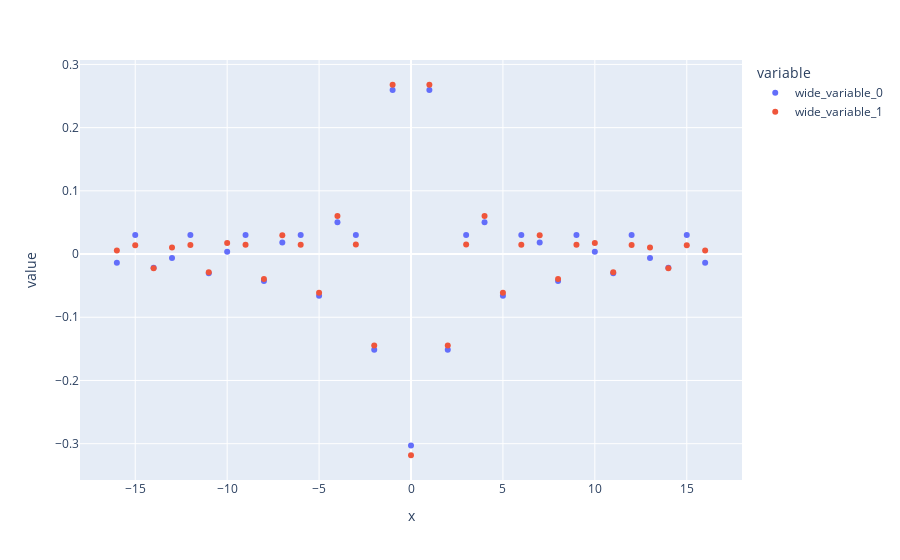

The code cell stored with this chart in its notebook:
### Code cell
px.scatter(x=frequences,y=[np.real(iDFT @ C @ DFT)[0,:],fC[0,:]])

### Figure 1 — Plotly figure (JSON) as saved in the notebook; plotly's stock layout.template omitted (floating-point values rounded to 4 significant figures)
{"data": [{"hovertemplate": "variable=wide_variable_0<br>x=%{x}<br>value=%{y}<extra></extra>", "legendgroup": "wide_variable_0", "marker": {"color": "#636efa", "symbol": "circle"}, "mode": "markers", "name": "wide_variable_0", "orientation": "v", "showlegend": true, "type": "scatter", "x": [0, 1, 2, 3, 4, 5, 6, 7.0, 8, 9, 10, 11, 12, 13.0, 14.0, 15, 16, -16, -15, -14.0, -13.0, -12, -11, -10, -9, -8, -7.0, -6, -5, -4, -3, -2, -1], "xaxis": "x", "y": [-0.303, 0.2597, -0.1513, 0.0303, 0.0504, -0.06606, 0.0303, 0.01822, -0.04267, 0.0303, 0.003536, -0.0303, 0.0303, -0.006069, -0.02152, 0.0303, -0.0139, -0.0139, 0.0303, -0.02152, -0.006069, 0.0303, -0.0303, 0.003536, 0.0303, -0.04267, 0.01822, 0.0303, -0.06606, 0.0504, 0.0303, -0.1513, 0.2597], "yaxis": "y"}, {"hovertemplate": "variable=wide_variable_1<br>x=%{x}<br>value=%{y}<extra></extra>", "legendgroup": "wide_variable_1", "marker": {"color": "#EF553B", "symbol": "circle"}, "mode": "markers", "name": "wide_variable_1", "orientation": "v", "showlegend": true, "type": "scatter", "x": [0, 1, 2, 3, 4, 5, 6, 7.0, 8, 9, 10, 11, 12, 13.0, 14.0, 15, 16, -16, -15, -14.0, -13.0, -12, -11, -10, -9, -8, -7.0, -6, -5, -4, -3, -2, -1], "xaxis": "x", "y": [-0.3183, 0.2678, -0.1447, 0.01497, 0.06022, -0.06105, 0.01482, 0.02988, -0.03937, 0.01458, 0.01732, -0.02894, 0.01423, 0.01029, -0.02252, 0.0138, 0.005728, 0.005728, 0.0138, -0.02252, 0.01029, 0.01423, -0.02894, 0.01732, 0.01458, -0.03937, 0.02988, 0.01482, -0.06105, 0.06022, 0.01497, -0.1447, 0.2678], "yaxis": "y"}], "layout": {"legend": {"title": {"text": "variable"}, "tracegroupgap": 0}, "margin": {"t": 60}, "xaxis": {"anchor": "y", "domain": [0, 1], "title": {"text": "x"}}, "yaxis": {"anchor": "x", "domain": [0, 1], "title": {"text": "value"}}}}
